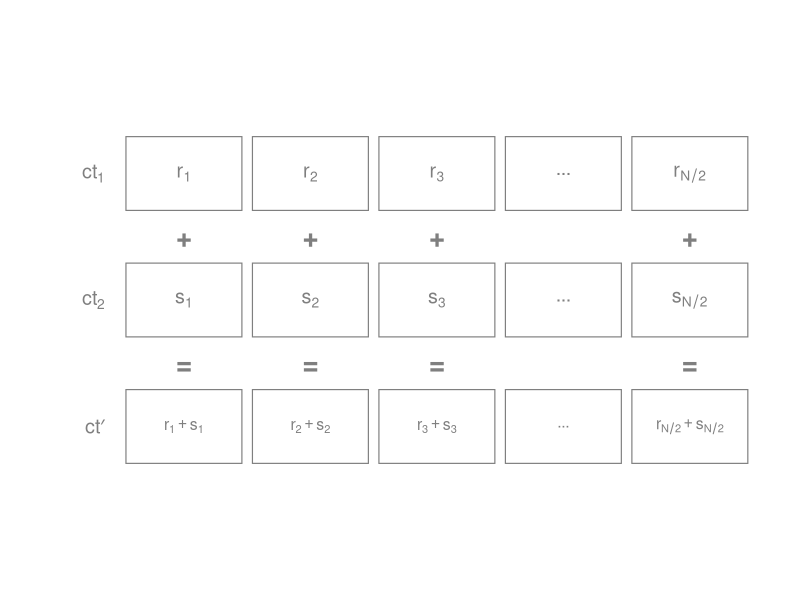
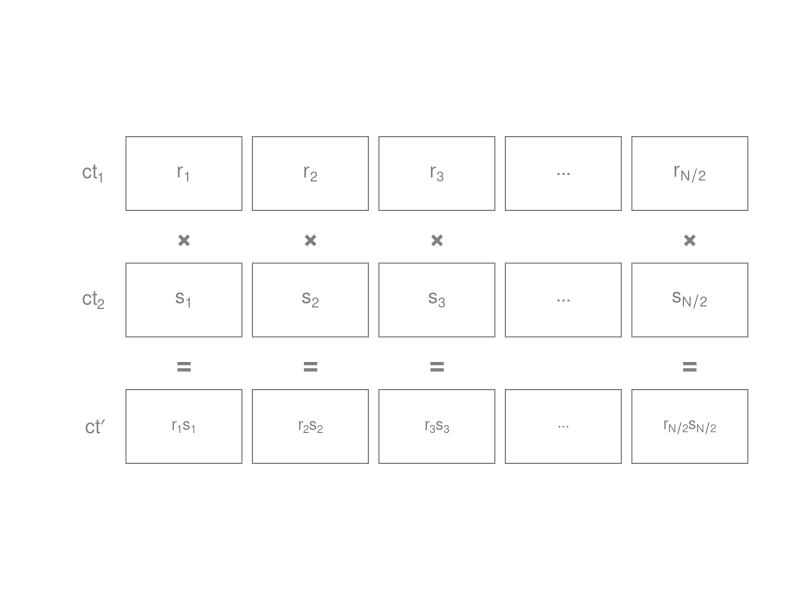
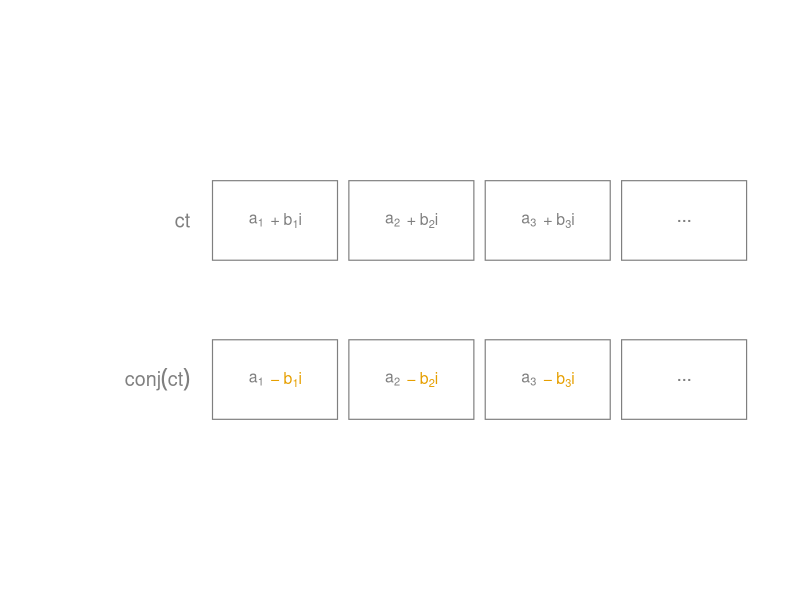
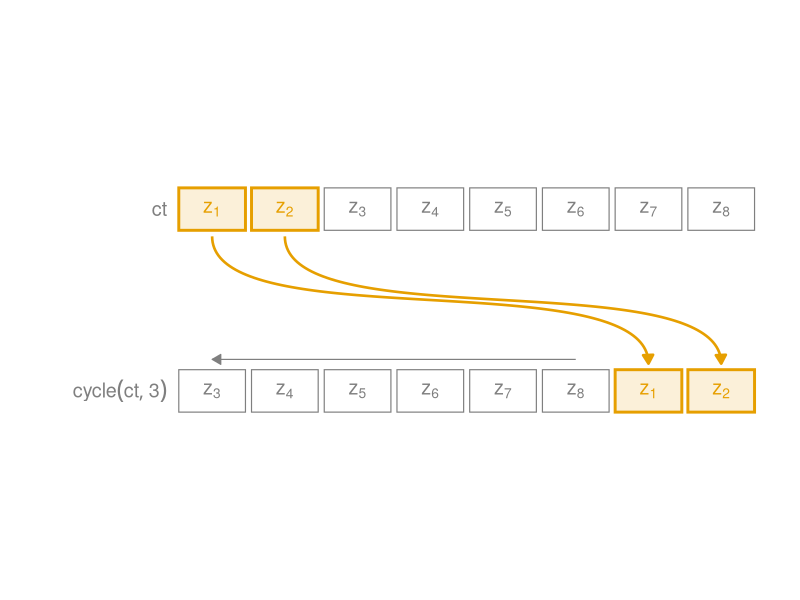

Here is the R script that generated these plots, in order:
## ---- chunk 1
#| include: false
library(ggplot2)

# Shared style for the ciphertext figures in this section: a ciphertext is a row of
# slot boxes (1.1 x 0.7, grey50 outline) with its name on the left.
neutral <- "grey50"
orange <- "#E69F00"
sp <- 1.2          # horizontal spacing between slot centers
box_w <- 1.1
box_h <- 0.7

# Slot positions: columns 1..n at x = sp * column.
# `labels` are plotmath, one per column; "'...'" is the ellipsis slot.
slot_row <- function(y, labels, fill = NA, size = 5, hot = FALSE) {
  d <- data.frame(x = sp * seq_along(labels), y = y, label = labels)
  d$fill <- rep_len(fill, nrow(d))
  d$fill[d$label == "'...'"] <- NA
  d$hot <- rep_len(hot, nrow(d))
  # A highlighted slot gets a faint orange fill, a thicker orange border and orange text.
  d$fill[d$hot] <- alpha(orange, 0.15)
  d$border <- ifelse(d$hot, orange, neutral)
  d$lw <- ifelse(d$hot, 1, 0.4)
  d$txt <- ifelse(d$hot, orange, ifelse(is.na(d$fill), neutral, "black"))
  list(
    geom_tile(
      data = d, aes(x = x, y = y, fill = I(fill), color = I(border), linewidth = I(lw)),
      width = box_w, height = box_h
    ),
    geom_text(
      data = d, aes(x = x, y = y, label = label, color = I(txt)),
      parse = TRUE, size = size
    )
  )
}

row_label <- function(y, label) {
  annotate(
    "text", x = sp - box_w / 2 - 0.2, y = y, label = label, parse = TRUE,
    color = neutral, size = 5, fontface = "bold", hjust = 1
  )
}

op_label <- function(y, label, cols) {
  annotate(
    "text", x = sp * cols, y = y, label = label,
    color = neutral, size = 7, fontface = "bold"
  )
}

slot_theme <- function() {
  theme_void() +
    theme(
      plot.background = element_rect(fill = "transparent", color = NA),
      panel.background = element_rect(fill = "transparent", color = NA)
    )
}

slot_coord <- function(ncols, ymax, left = 2.9, top = 0.5) {
  coord_fixed(
    xlim = c(sp - left, sp * ncols + 0.7), ylim = c(ymax + 0.5, -top), clip = "off"
  )
}

# Three slots, an ellipsis, then slot N/2.
idx3 <- c("1", "2", "3", "dots", "N/2")
slot_names <- function(expr) {
  # expr uses `#` as the placeholder for the slot index
  vapply(idx3, function(i) {
    if (i == "dots") "'...'" else gsub("#", i, expr, fixed = TRUE)
  }, character(1), USE.NAMES = FALSE)
}

# ct1 and ct2 combined slot by slot into ct'; all grey.
binary_figure <- function(op) {
  cols <- c(1:3, 5)
  ggplot() +
    slot_row(0, slot_names("r[#]")) +
    slot_row(1.2, slot_names("s[#]")) +
    slot_row(2.4, slot_names(paste0("r[#]", op, "s[#]")), size = 4) +
    row_label(0, "ct[1]") +
    row_label(1.2, "ct[2]") +
    row_label(2.4, "ct*minute") +
    op_label(0.6, if (op == "*") "×" else op, cols) +
    op_label(1.8, "=", cols) +
    scale_y_reverse() +
    slot_coord(5, 2.4, left = 1.4) +
    slot_theme()
}
## ---- chunk 2
#| label: fig-addition-example
#| echo: false
#| warning: false
#| message: false
#| fig-align: center
#| fig-width: 5.1
#| fig-height: 3.2
#| dev.args: !expr list(bg = "transparent")
#| fig-cap: "Slot-wise addition of two ciphertexts."
#| fig-alt: "Three rows of five boxes. The first row, labeled ct1, holds r1, r2, r3, an ellipsis, and r N over 2. The second row, labeled ct2, holds s1, s2, s3, an ellipsis, and s N over 2. A plus sign sits between the first two rows in each column, and an equals sign between the second and third. The third row, labeled ct prime, holds r1 plus s1, r2 plus s2, r3 plus s3, an ellipsis, and r N over 2 plus s N over 2."

binary_figure("+")
## ---- chunk 3
#| label: fig-multiplication-example
#| echo: false
#| warning: false
#| message: false
#| fig-align: center
#| fig-width: 5.1
#| fig-height: 3.2
#| dev.args: !expr list(bg = "transparent")
#| fig-cap: "Slot-wise multiplication of two ciphertexts."
#| fig-alt: "Three rows of five boxes laid out like the addition figure. The first row, labeled ct1, holds r1, r2, r3, an ellipsis, and r N over 2. The second row, labeled ct2, holds s1, s2, s3, an ellipsis, and s N over 2. A multiplication sign sits between the first two rows in each column, and an equals sign between the second and third. The third row, labeled ct prime, holds the products r1 s1, r2 s2, r3 s3, an ellipsis, and r N over 2 times s N over 2."

binary_figure("*")
## ---- chunk 4
#| label: fig-conjugation-example
#| echo: false
#| warning: false
#| message: false
#| fig-align: center
#| fig-width: 4.6
#| fig-height: 2.1
#| dev.args: !expr list(bg = "transparent")
#| fig-cap: "Complex conjugation of a ciphertext, slot by slot."
#| fig-alt: "Two rows of four boxes. The first row, labeled ct, holds a1 plus b1 i, a2 plus b2 i, a3 plus b3 i, and an ellipsis. The second row, labeled ct prime, holds the same entries with the sign of the imaginary part flipped to minus, and that minus and imaginary part are orange in every slot."

cols <- 1:3
cn <- c("1", "2", "3")
# The real part sits left of each box center, the imaginary part right of it.
conj_text <- function(y, sign, color) {
  x <- sp * cols
  list(
    geom_text(
      data = data.frame(x = x - 0.1, y = y, label = paste0("a[", cn, "]")),
      aes(x = x, y = y, label = label), parse = TRUE, size = 4, color = neutral, hjust = 1
    ),
    geom_text(
      data = data.frame(x = x - 0.04, y = y, label = paste0("'", sign, "'~b[", cn, "]*i")),
      aes(x = x, y = y, label = label), parse = TRUE, size = 4, color = color, hjust = 0
    )
  )
}

ggplot() +
  slot_row(0, c(rep("''", 3), "'...'")) +
  slot_row(1.4, c(rep("''", 3), "'...'")) +
  conj_text(0, "+", neutral) +
  conj_text(1.4, "\u2212", orange) +
  row_label(0, "ct") +
  row_label(1.4, "conj(ct)") +
  scale_y_reverse() +
  slot_coord(4, 1.4, left = 2.1) +
  slot_theme()
## ---- chunk 5
#| label: fig-cycle-example
#| echo: false
#| warning: false
#| message: false
#| fig-align: center
#| fig-width: 9
#| fig-height: 3
#| dev.args: !expr list(bg = "transparent")
#| fig-cap: "Cycle with $k = 3$ on eight slots."
#| fig-alt: "Two rows of eight boxes. The top row, labeled ct, holds z1 through z8. The bottom row, labeled cycle of ct with k equal to 3, holds z3 through z8, then z1 and z2. The boxes for z1 and z2 have orange borders and text in both rows. A thin grey arrow just above the bottom row points left from its z8 box to its z3 box, showing that block pushed forward. Two curved orange arrows, one per wrapped entry, run from z1 and z2 in the top row to the last two slots of the bottom row."

n_slots <- 8
k <- 3
top <- 1:n_slots
bottom <- (top - 1 + (k - 1)) %% n_slots + 1  # cycle k starts at z_k
dst <- (top - 1 - (k - 1)) %% n_slots + 1     # z_j moves to this slot
stopifnot(bottom[1] == k, all(bottom[dst] == top))
wrapped <- which(top < k)


# Cubic curve leaving the top slot straight down and entering the bottom slot straight down.
y_top <- 0.45
y_bot <- 2.55
wrap_paths <- do.call(rbind, lapply(wrapped, function(j) {
  t <- seq(0, 1, length.out = 100)
  x0 <- sp * j
  x1 <- sp * dst[j]
  d <- 0.8 * (y_bot - y_top)
  p <- function(a, b, c, e) (1 - t)^3 * a + 3 * (1 - t)^2 * t * b + 3 * (1 - t) * t^2 * c + t^3 * e
  data.frame(id = j, x = p(x0, x0, x1, x1), y = p(y_top, y_top + d, y_bot - d, y_bot))
}))

ggplot() +
  slot_row(0, paste0("z[", top, "]"), hot = top < k) +
  slot_row(3, paste0("z[", bottom, "]"), hot = bottom < k) +
  annotate(
    "segment", x = sp * 6, xend = sp * 1, y = 2.48, yend = 2.48,
    color = neutral, linewidth = 0.4,
    arrow = arrow(length = unit(0.1, "inches"), type = "closed")
  ) +
  geom_path(
    data = wrap_paths, aes(x = x, y = y, group = id),
    color = orange, linewidth = 0.9,
    arrow = arrow(length = unit(0.1, "inches"), type = "closed")
  ) +
  row_label(0, "ct") +
  row_label(3, "cycle(ct, 3)") +
  scale_y_reverse() +
  slot_coord(n_slots, 3) +
  slot_theme()
